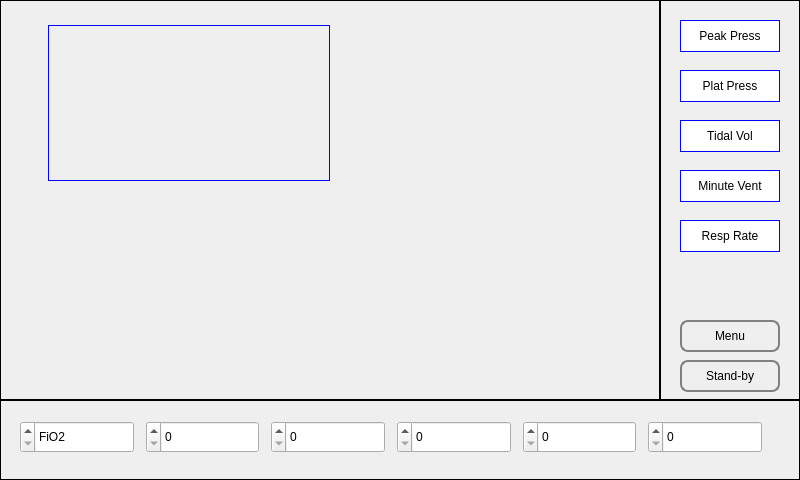
<?xml version="1.0" encoding="UTF-8"?>
<ui version="4.0">
 <class>MainWidget</class>
 <widget class="QWidget" name="MainWidget">
  <property name="geometry">
   <rect>
    <x>0</x>
    <y>0</y>
    <width>800</width>
    <height>480</height>
   </rect>
  </property>
  <property name="windowTitle">
   <string>MainWidget</string>
  </property>
  <property name="styleSheet">
   <string notr="true"/>
  </property>
  <widget class="QFrame" name="mainFrame">
   <property name="geometry">
    <rect>
     <x>0</x>
     <y>0</y>
     <width>800</width>
     <height>480</height>
    </rect>
   </property>
   <property name="layoutDirection">
    <enum>Qt::LeftToRight</enum>
   </property>
   <property name="styleSheet">
    <string notr="true">QFrame { border: 1px solid black;}
#pressureGraphFrame { border: 1px solid blue;}
QLabel { border: 1px solid blue; background-color: white;}
QPushButton {
  border: 2px solid gray;
  border-radius: 8px;
  background-color: qlineargradient(x1: 0, y1: 0, x2: 0, y2: 1,
                              stop: 0 #f6f7fa, stop: 1 #dadbde);
}
QPushButton:pressed {
    background-color: qlineargradient(x1: 0, y1: 0, x2: 0, y2: 1,
                                      stop: 0 #dadbde, stop: 1 #f6f7fa);
}

</string>
   </property>
   <property name="frameShape">
    <enum>QFrame::Panel</enum>
   </property>
   <property name="frameShadow">
    <enum>QFrame::Plain</enum>
   </property>
   <property name="lineWidth">
    <number>0</number>
   </property>
   <widget class="QFrame" name="graphFrame">
    <property name="geometry">
     <rect>
      <x>0</x>
      <y>0</y>
      <width>660</width>
      <height>400</height>
     </rect>
    </property>
    <property name="styleSheet">
     <string notr="true"/>
    </property>
    <property name="frameShape">
     <enum>QFrame::Panel</enum>
    </property>
    <property name="frameShadow">
     <enum>QFrame::Plain</enum>
    </property>
    <property name="lineWidth">
     <number>0</number>
    </property>
    <property name="midLineWidth">
     <number>0</number>
    </property>
    <widget class="QFrame" name="pressureGraphFrame">
     <property name="geometry">
      <rect>
       <x>48</x>
       <y>25</y>
       <width>282</width>
       <height>156</height>
      </rect>
     </property>
     <property name="frameShape">
      <enum>QFrame::StyledPanel</enum>
     </property>
     <property name="frameShadow">
      <enum>QFrame::Raised</enum>
     </property>
    </widget>
   </widget>
   <widget class="QFrame" name="inputFrame">
    <property name="geometry">
     <rect>
      <x>0</x>
      <y>400</y>
      <width>800</width>
      <height>80</height>
     </rect>
    </property>
    <property name="sizePolicy">
     <sizepolicy hsizetype="Fixed" vsizetype="Fixed">
      <horstretch>0</horstretch>
      <verstretch>0</verstretch>
     </sizepolicy>
    </property>
    <property name="layoutDirection">
     <enum>Qt::RightToLeft</enum>
    </property>
    <property name="frameShape">
     <enum>QFrame::Panel</enum>
    </property>
    <property name="frameShadow">
     <enum>QFrame::Plain</enum>
    </property>
    <property name="lineWidth">
     <number>0</number>
    </property>
    <property name="midLineWidth">
     <number>0</number>
    </property>
    <widget class="QWidget" name="">
     <property name="geometry">
      <rect>
       <x>20</x>
       <y>20</y>
       <width>742</width>
       <height>34</height>
      </rect>
     </property>
     <layout class="QHBoxLayout" name="horizontalLayout">
      <property name="spacing">
       <number>12</number>
      </property>
      <item>
       <widget class="QSpinBox" name="ventModeSpinBox">
        <property name="sizePolicy">
         <sizepolicy hsizetype="Preferred" vsizetype="Fixed">
          <horstretch>0</horstretch>
          <verstretch>0</verstretch>
         </sizepolicy>
        </property>
        <property name="minimumSize">
         <size>
          <width>110</width>
          <height>32</height>
         </size>
        </property>
        <property name="layoutDirection">
         <enum>Qt::RightToLeft</enum>
        </property>
        <property name="alignment">
         <set>Qt::AlignLeading|Qt::AlignLeft|Qt::AlignVCenter</set>
        </property>
       </widget>
      </item>
      <item>
       <widget class="QSpinBox" name="peepSpinBox">
        <property name="sizePolicy">
         <sizepolicy hsizetype="Preferred" vsizetype="Fixed">
          <horstretch>0</horstretch>
          <verstretch>0</verstretch>
         </sizepolicy>
        </property>
        <property name="minimumSize">
         <size>
          <width>110</width>
          <height>32</height>
         </size>
        </property>
        <property name="suffix">
         <string/>
        </property>
        <property name="prefix">
         <string/>
        </property>
       </widget>
      </item>
      <item>
       <widget class="QSpinBox" name="ieSpinBox">
        <property name="sizePolicy">
         <sizepolicy hsizetype="Preferred" vsizetype="Fixed">
          <horstretch>0</horstretch>
          <verstretch>0</verstretch>
         </sizepolicy>
        </property>
        <property name="minimumSize">
         <size>
          <width>110</width>
          <height>32</height>
         </size>
        </property>
       </widget>
      </item>
      <item>
       <widget class="QSpinBox" name="respRateSpinBox">
        <property name="sizePolicy">
         <sizepolicy hsizetype="Preferred" vsizetype="Fixed">
          <horstretch>0</horstretch>
          <verstretch>0</verstretch>
         </sizepolicy>
        </property>
        <property name="minimumSize">
         <size>
          <width>110</width>
          <height>32</height>
         </size>
        </property>
       </widget>
      </item>
      <item>
       <widget class="QSpinBox" name="titalVolSpinBox">
        <property name="sizePolicy">
         <sizepolicy hsizetype="Preferred" vsizetype="Fixed">
          <horstretch>0</horstretch>
          <verstretch>0</verstretch>
         </sizepolicy>
        </property>
        <property name="minimumSize">
         <size>
          <width>110</width>
          <height>32</height>
         </size>
        </property>
       </widget>
      </item>
      <item>
       <widget class="QSpinBox" name="fio2SpinBox">
        <property name="sizePolicy">
         <sizepolicy hsizetype="Preferred" vsizetype="Fixed">
          <horstretch>0</horstretch>
          <verstretch>0</verstretch>
         </sizepolicy>
        </property>
        <property name="minimumSize">
         <size>
          <width>110</width>
          <height>32</height>
         </size>
        </property>
        <property name="toolTip">
         <string/>
        </property>
        <property name="toolTipDuration">
         <number>4</number>
        </property>
        <property name="buttonSymbols">
         <enum>QAbstractSpinBox::UpDownArrows</enum>
        </property>
        <property name="specialValueText">
         <string>FiO2</string>
        </property>
        <property name="accelerated">
         <bool>false</bool>
        </property>
        <property name="showGroupSeparator" stdset="0">
         <bool>true</bool>
        </property>
        <property name="suffix">
         <string/>
        </property>
        <property name="prefix">
         <string>FiO2</string>
        </property>
       </widget>
      </item>
     </layout>
    </widget>
   </widget>
   <widget class="QFrame" name="dataFrame">
    <property name="geometry">
     <rect>
      <x>660</x>
      <y>0</y>
      <width>140</width>
      <height>400</height>
     </rect>
    </property>
    <property name="styleSheet">
     <string notr="true"/>
    </property>
    <property name="frameShape">
     <enum>QFrame::Panel</enum>
    </property>
    <property name="frameShadow">
     <enum>QFrame::Plain</enum>
    </property>
    <property name="lineWidth">
     <number>0</number>
    </property>
    <widget class="QLabel" name="peakPressLabel">
     <property name="geometry">
      <rect>
       <x>20</x>
       <y>20</y>
       <width>100</width>
       <height>32</height>
      </rect>
     </property>
     <property name="text">
      <string>Peak Press</string>
     </property>
     <property name="alignment">
      <set>Qt::AlignCenter</set>
     </property>
    </widget>
    <widget class="QLabel" name="platPressLabel">
     <property name="geometry">
      <rect>
       <x>20</x>
       <y>70</y>
       <width>100</width>
       <height>32</height>
      </rect>
     </property>
     <property name="text">
      <string>Plat Press</string>
     </property>
     <property name="alignment">
      <set>Qt::AlignCenter</set>
     </property>
    </widget>
    <widget class="QLabel" name="tidalVolLabel">
     <property name="geometry">
      <rect>
       <x>20</x>
       <y>120</y>
       <width>100</width>
       <height>32</height>
      </rect>
     </property>
     <property name="text">
      <string>Tidal Vol</string>
     </property>
     <property name="alignment">
      <set>Qt::AlignCenter</set>
     </property>
    </widget>
    <widget class="QLabel" name="minuteVentLabel">
     <property name="geometry">
      <rect>
       <x>20</x>
       <y>170</y>
       <width>100</width>
       <height>32</height>
      </rect>
     </property>
     <property name="text">
      <string>Minute Vent</string>
     </property>
     <property name="alignment">
      <set>Qt::AlignCenter</set>
     </property>
    </widget>
    <widget class="QLabel" name="respRateLabel">
     <property name="geometry">
      <rect>
       <x>20</x>
       <y>220</y>
       <width>100</width>
       <height>32</height>
      </rect>
     </property>
     <property name="text">
      <string>Resp Rate</string>
     </property>
     <property name="alignment">
      <set>Qt::AlignCenter</set>
     </property>
    </widget>
    <widget class="QPushButton" name="menuButton">
     <property name="geometry">
      <rect>
       <x>20</x>
       <y>320</y>
       <width>100</width>
       <height>32</height>
      </rect>
     </property>
     <property name="text">
      <string>Menu</string>
     </property>
    </widget>
    <widget class="QPushButton" name="standbyButton">
     <property name="geometry">
      <rect>
       <x>20</x>
       <y>360</y>
       <width>100</width>
       <height>32</height>
      </rect>
     </property>
     <property name="text">
      <string>Stand-by</string>
     </property>
    </widget>
   </widget>
  </widget>
 </widget>
 <resources/>
 <connections/>
</ui>
